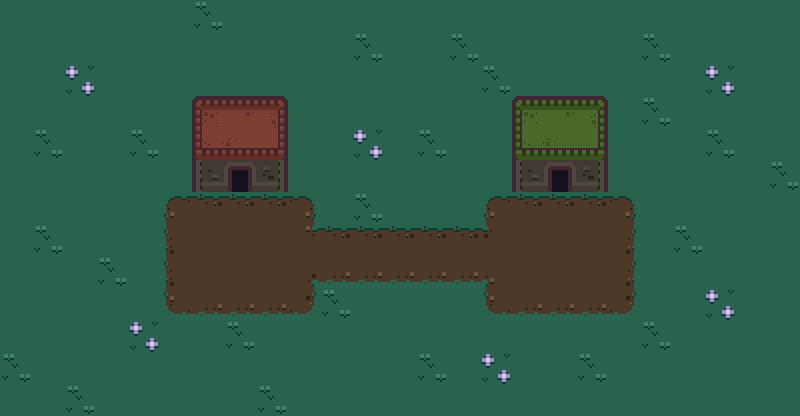

The image is a tile-based game level rendered from a .tmx file. Its description and complete source (layers, tilesets, objects, tile grids) follow:
An orthogonal 25x13 tile map with 32x32 px tiles, 2 tile layers (Background, Houses) and 12 objects.

<map version="1.10" tiledversion="1.11.0" orientation="orthogonal" renderorder="right-down" width="25" height="13" tilewidth="32" tileheight="32" infinite="0" nextlayerid="5" nextobjectid="19">
 <editorsettings>
  <export target="Map_0.lua" format="lua" />
 </editorsettings>
 <tileset firstgid="1" name="Tileset" tilewidth="32" tileheight="32" tilecount="35" columns="7">
  <image source="../textures/Tileset.png" width="224" height="160" />
 </tileset>
 <layer id="1" name="Background" width="25" height="13">
  <data encoding="csv">
7,7,7,7,7,7,14,7,7,7,7,7,7,7,7,7,7,7,7,7,7,7,7,7,7,
7,7,7,7,7,7,7,7,7,7,7,14,7,7,14,7,7,7,7,7,14,7,7,7,7,
7,7,21,7,7,7,7,7,7,7,7,7,7,7,7,14,7,7,7,7,7,7,21,7,7,
7,7,7,7,7,7,7,7,7,7,7,7,7,7,7,7,7,7,7,7,14,7,7,7,7,
7,14,7,7,14,7,7,7,7,7,7,21,7,14,7,7,7,7,7,7,7,7,14,7,7,
7,7,7,7,7,7,7,7,7,7,7,7,7,7,7,7,7,7,7,7,7,7,7,7,14,
7,7,7,7,7,4,5,5,5,6,7,14,7,7,7,4,5,5,5,6,7,7,7,7,7,
7,14,7,7,7,11,12,12,12,32,5,5,5,5,5,33,12,12,12,13,7,14,7,7,7,
7,7,7,14,7,11,12,12,12,25,19,19,19,19,19,26,12,12,12,13,7,7,7,7,7,
7,7,7,7,7,18,19,19,19,20,14,7,7,7,7,18,19,19,19,20,7,7,21,7,7,
7,7,7,7,21,7,7,14,7,7,7,7,7,7,7,7,7,7,7,7,14,7,7,7,7,
14,7,7,7,7,7,7,7,7,7,7,7,7,14,7,21,7,7,14,7,7,7,7,7,7,
7,7,14,7,7,7,7,7,14,7,7,7,7,7,7,7,7,7,7,7,7,7,7,7,7
</data>
 </layer>
 <layer id="2" name="Houses" width="25" height="13">
  <properties>
   <property name="collidable" type="bool" value="true" />
  </properties>
  <data encoding="csv">
0,0,0,0,0,0,0,0,0,0,0,0,0,0,0,0,0,0,0,0,0,0,0,0,0,
0,0,0,0,0,0,0,0,0,0,0,0,0,0,0,0,0,0,0,0,0,0,0,0,0,
0,0,0,0,0,0,0,0,0,0,0,0,0,0,0,0,0,0,0,0,0,0,0,0,0,
0,0,0,0,0,0,1,2,3,0,0,0,0,0,0,0,15,16,17,0,0,0,0,0,0,
0,0,0,0,0,0,8,9,10,0,0,0,0,0,0,0,22,23,24,0,0,0,0,0,0,
0,0,0,0,0,0,29,30,31,0,0,0,0,0,0,0,29,30,31,0,0,0,0,0,0,
0,0,0,0,0,0,0,0,0,0,0,0,0,0,0,0,0,0,0,0,0,0,0,0,0,
0,0,0,0,0,0,0,0,0,0,0,0,0,0,0,0,0,0,0,0,0,0,0,0,0,
0,0,0,0,0,0,0,0,0,0,0,0,0,0,0,0,0,0,0,0,0,0,0,0,0,
0,0,0,0,0,0,0,0,0,0,0,0,0,0,0,0,0,0,0,0,0,0,0,0,0,
0,0,0,0,0,0,0,0,0,0,0,0,0,0,0,0,0,0,0,0,0,0,0,0,0,
0,0,0,0,0,0,0,0,0,0,0,0,0,0,0,0,0,0,0,0,0,0,0,0,0,
0,0,0,0,0,0,0,0,0,0,0,0,0,0,0,0,0,0,0,0,0,0,0,0,0
</data>
 </layer>
 <objectgroup id="3" name="Walls" opacity="0">
  <object id="6" x="512" y="96.1666" width="96" height="63.6667" />
  <object id="7" x="575.667" y="95.8333" width="32" height="95.3333" />
  <object id="8" x="512.333" y="96.8333" width="32" height="95.3333" />
  <object id="9" x="192" y="96.1667" width="96" height="63.6667" />
  <object id="10" x="255.667" y="95.8333" width="32" height="95.3333" />
  <object id="11" x="192.333" y="96.8333" width="32" height="95.3333" />
  <object id="15" x="-6.66667" y="4" width="22.6667" height="414.667" />
  <object id="16" x="784.667" y="-4.66683" width="22.6667" height="414.667" />
  <object id="17" x="1.33333" y="-4" width="801.333" height="13.3333" />
  <object id="18" x="-4.6665" y="402.667" width="801.333" height="13.3333" />
 </objectgroup>
 <objectgroup id="4" name="Doors" opacity="0">
  <object id="12" x="224.333" y="159.667" width="31" height="9.33333" />
  <object id="13" x="544.25" y="160.333" width="31" height="9.33333" />
 </objectgroup>
</map>
